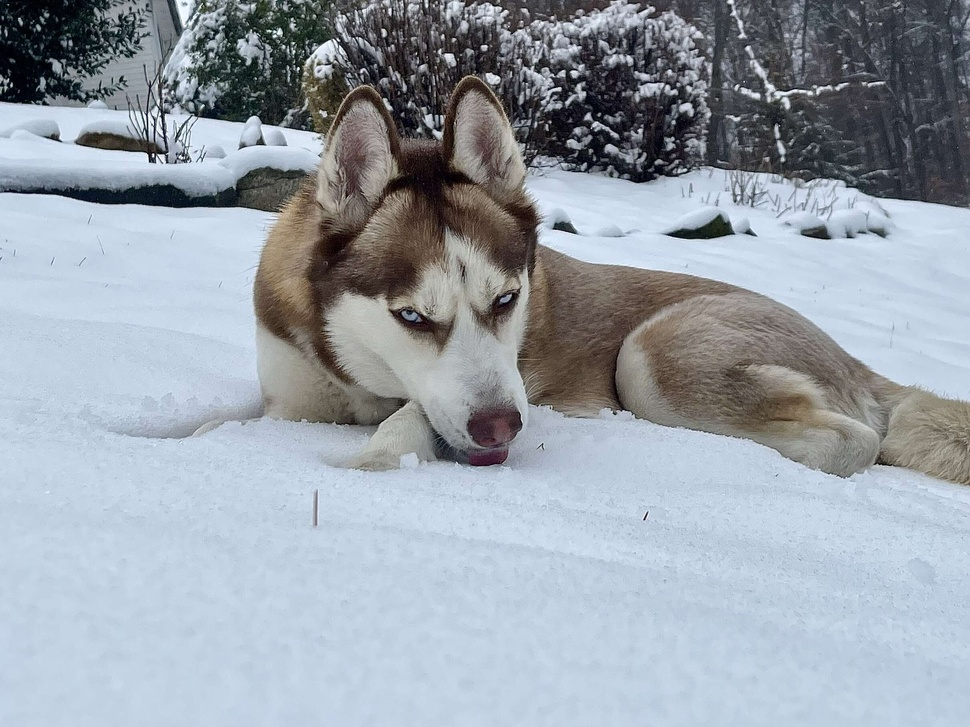
%> input picture CPE462/Homework6/HW6-files-v2/MINIRAT.jpeg, 970 x 727 px, shrunk from 2419 x 1814 before the run
$ octave --eval "jpg2raw;"   (GNU Octave 9; MATLAB toolbox functions it lacks are replaced by stand-ins)
%> lines starting %> are read from the running program, lines starting %| are printed output that depends on the picture
function   jpg2raw()


img=imread('MINIRAT.jpeg');
%> img is the input picture: size 727x970x3 uint8; mean R, G, B 152.8, 161.1, 170.1

[sx,sy,sz]=size(img);
%> sx = 727; sy = 970; sz = 3

r=zeros(sx,sy); g=zeros(sx,sy); b=zeros(sx,sy);   % initialization
r=img(:,:,1); g=img(:,:,2); b=img(:,:,3);
%> after `r=img(:,:,1)`:
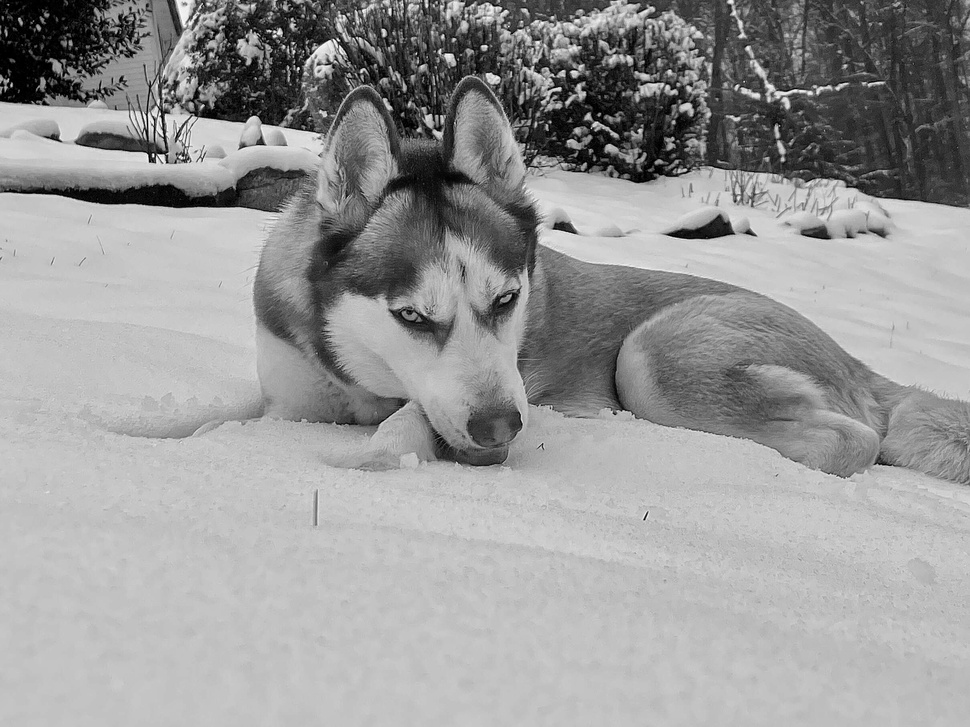
%> r: size 727x970 uint8; min 0, max 255, mean 152.8
%> after `b=img(:,:,3)`:
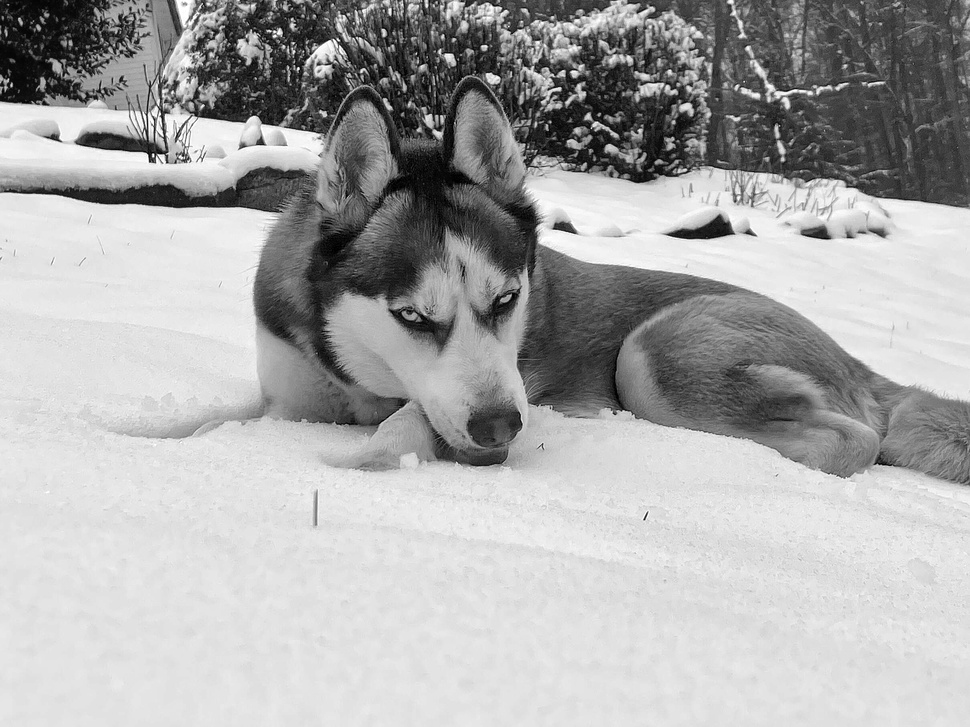
%> b: size 727x970 uint8; min 0, max 255, mean 170.1

y=r*0.299+g*0.587+b*0.114;

fid = fopen('RAT.raw','w');


count = fwrite(fid,y','uchar');
%> count = 705190

fclose(fid);
